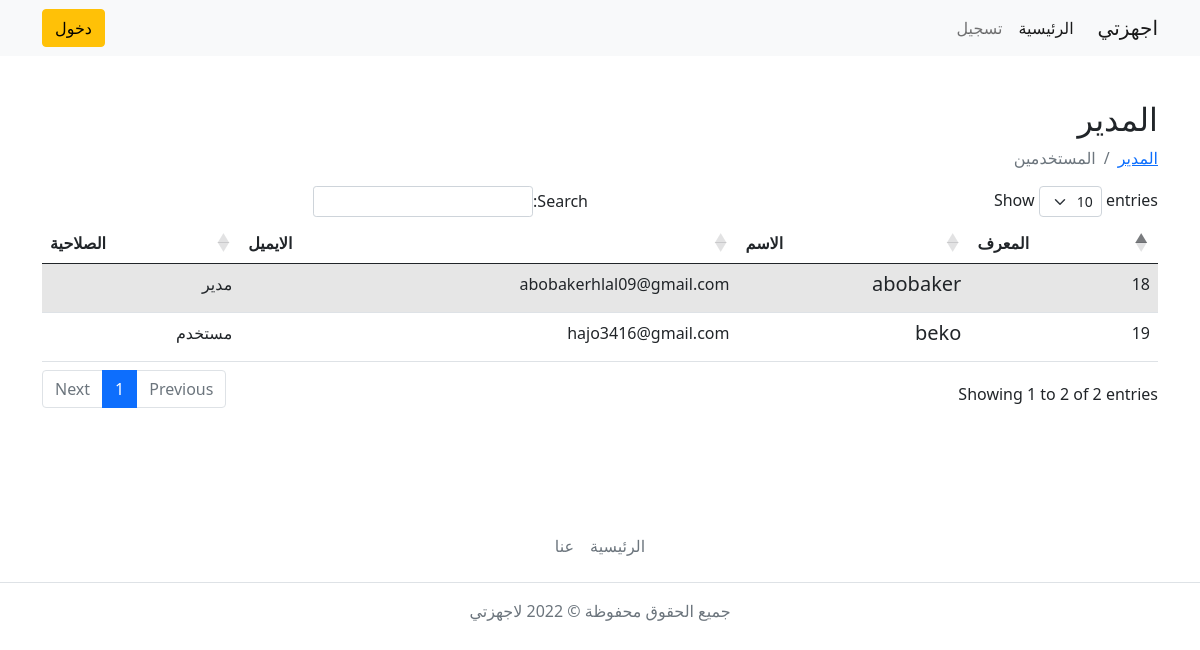
The page /users.php on the database its author committed.
### tables this page shows
CREATE TABLE `users` (
  `id` bigint UNSIGNED NOT NULL,
  `username` varchar(255) NOT NULL,
  `email` varchar(255) NOT NULL,
  `password` varchar(255) NOT NULL,
  `role` tinyint(1) DEFAULT '0',
  `created_at` timestamp NULL DEFAULT CURRENT_TIMESTAMP,
  `updated_at` timestamp NULL DEFAULT CURRENT_TIMESTAMP
);

### showUsers.php (called while the page is built)
<?php
class showUsers {
public function getUsers() {
    global $conn;
    $sql = "SELECT * FROM users";
    $result = $conn->query($sql);
   if($result) {
     if($result->num_rows > 0) {
        $data = $result->fetch_all(MYSQLI_ASSOC);
        return $data;
    }else{
        return false;
    }
   }
}
}

### users.php (the view)
<?php include('header.php');
include 'showUsers.php';
$showUsers = new showUsers();
?>
<div class="container admin">
  <h2>المدير</h2>
  <div class="row">
    <nav aria-label="breadcrumb">
      <ol class="breadcrumb">
        <li class="breadcrumb-item"><a href="admin.php">المدير</a></li>
        <li class="breadcrumb-item active" aria-current="page">المستخدمين</li>
      </ol>
    </nav>
  </div>
  <?php
if ($showUsers->getUsers()) :
?>
  <div class="row">
    <table id="devices" class="table table-striped" style="width:100%">
      <thead>
        <tr>
          <th>المعرف</th>
          <th>الاسم</th>
          <th>الايميل</th>
          <th>الصلاحية</th>
        </tr>
      </thead>
      <tbody>
        <?php
      foreach ($showUsers->getUsers() as $users) {
        $user_id = $users['id'];
        $name = $users['username'];
        $email = ($users['email']);
        $role = ($users['role']);
      ?>
        <tr>
          <td><?php echo $user_id; ?></td>
          <td>
            <h5 class="card-title">
              <?php echo $name; ?>
            </h5>
          </td>
          <td><?php echo $email; ?></td>
          <td>
            <?php
          if( $role == 0){
            echo 'مستخدم';
          }else if($role == 1){
            echo 'مدير';
          }
          ?></td>
        </tr>
        <?php
      };
      ?>
      </tbody>
    </table>
  </div>
  <?php
else :
  echo "<div class='container'>
      <h4 class='no-device'>لا توجد اجهزة</h4>
    </div>";
endif;
?>
</div>
<?php include('footer.php'); ?>

### css/style.css (style rules this page uses)
* { box-sizing: border-box; margin: 0; padding: 0; }
:root { --primary: #de0f31; accent-color: var(--primary); }
.admin { margin: 100px auto; }

### rows shown on the page
users: id "18", username "abobaker", email "abobakerhlal09@gmail.com", role "مدير"
users: id "19", username "beko", email "hajo3416@gmail.com", role "مستخدم"
